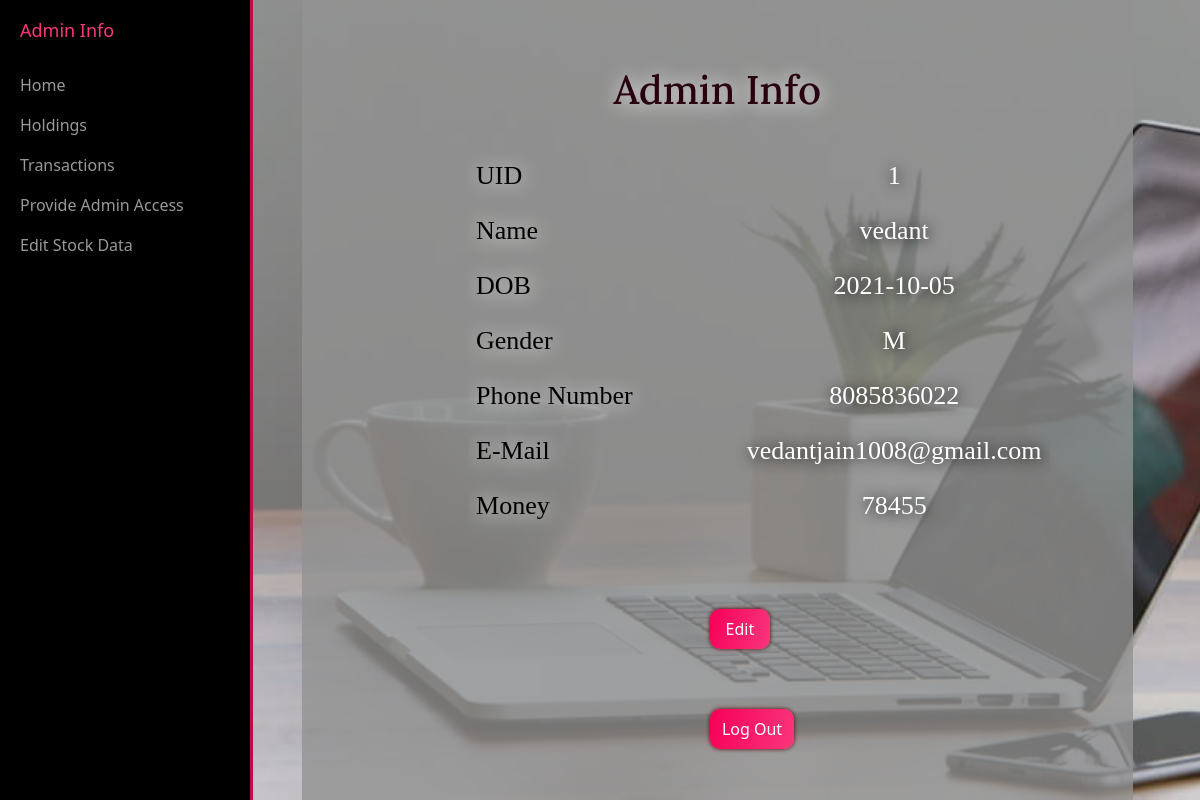
Page /admin_info.php (signed in) on the committed database.
### tables this page shows
CREATE TABLE `users` (
  `uid` int(11) NOT NULL,
  `name` varchar(25) NOT NULL,
  `dob` date NOT NULL,
  `Password` varchar(25) NOT NULL,
  `gender` char(1) NOT NULL,
  `pnumber` bigint(225) NOT NULL,
  `email` varchar(25) NOT NULL,
  `money` bigint(225) NOT NULL,
  `is_admin` varchar(3) NOT NULL DEFAULT 'NO'
);

### admin_info.php (the view, shortened to what this page needs)
<?php
if(isset($_SESSION['IS_AUTHENTICATED'])){
$uid=$_SESSION['USER_ID'];
$link = mysqli_connect('localhost', 'root', '', 'Project');
$qry = "SELECT * FROM users WHERE uid='$uid'";
$result = mysqli_query($link, $qry);
}
else{
    header('location:index.html');
    exit();
}
?>
<!DOCTYPE html>
<html lang="en" style="height: 100%;">
<head>
    <link rel="stylesheet" href="assets/bootstrap/css/bootstrap.min.css">
    <link rel="stylesheet" href="assets/css/Animated-rainbow-shadow.css">
    <link rel="stylesheet" href="assets/css/Article-Dual-Column.css">
    <link rel="stylesheet" href="assets/css/Header-Dark.css">
    <link rel="stylesheet" href="assets/css/Sidebar-Menu-1.css">
    <link rel="stylesheet" href="assets/css/Sidebar-Menu.css">
    <link rel="stylesheet" href="assets/css/styles.css">
</head>
<body style="width: 100%;height: 100%;background: rgb(0,0,0);">
    <div id="wrapper" style="height: 100%;">
        <div id="sidebar-wrapper" style="height: 100%;">
            <ul class="sidebar-nav">
                <li class="sidebar-brand"> <a href="#" style="color: rgb(249,54,124);border-color: rgb(249,54,124);">Admin Info</a></li>
                <li> <a href="HomePage.php">Home&nbsp;</a></li>
                <li> <a href="Holdings.php">Holdings</a></li>
                <li> <a href="transHistory.php">Transactions</a></li>
                <li> <a href="admin_access.php">Provide Admin Access</a></li>
                <li> <a href="admin_change_data.php">Edit Stock Data</a></li>
            </ul>
        </div>
        <div class="page-content-wrapper" style="height: 100%;">
            <div class="container-fluid" style="height: 100%;">
                <div class="row" style="height: 100%;">
                    <div class="col-md-12" style="height: 100%;color: rgb(249,54,124);background: url(&quot;assets/img/desk.jpg&quot;) no-repeat, #151515;background-size: cover, auto;border-left-style: solid;border-left-color: rgb(190,12,76);">
                        <div style="width: 90%;background: rgba(146,146,146,0.79);height: 100%;margin-left: 4%;border-color: rgb(33, 37, 41);border-top-color: rgb(33,37,41);">
                            <h1 style="text-align: center;padding-top: 8%;font-family: Lora, serif;text-shadow: 1px 1px 20px rgb(255,255,255);color: rgb(41,0,15);">Admin Info</h1>
                            <div class="table-responsive text-center" style="height: auto;font-size: 26px;margin-top: 4%;margin-right: 10%;margin-left: 20%;">
                                <table class="table table-hover table-borderless">
                                    <tbody>
                                        <?php
                                        while($row=mysqli_fetch_assoc($result)){
                                        echo '<tr>';
                                            echo '<td style="width: 50%;font-family: Alegreya, serif;color: rgb(0,0,0);text-align: left;text-shadow: 1px 1px 20px rgb(255,255,255);">UID</td>';
                                            echo '<td style="width: 50%;font-family: Alegreya, serif;color: rgb(255,255,255);text-shadow: 1px 1px 14px rgb(0,0,0);">'.$row['uid'].' </td>';
                                        echo '</tr>';
                                        echo '<tr style="font-family: Alegreya, serif;text-shadow: 1px 1px 14px rgb(0,0,0);">';
                                            echo '<td style="width: 50%;font-family: Alegreya, serif;color: rgb(0,0,0);text-align: left;text-shadow: 1px 1px 20px rgb(255,255,255);">Name</td>';
                                            echo '<td style="width: 50%;font-family: Alegreya, serif;color: rgb(255,255,255);text-shadow: 1px 1px 14px rgb(0,0,0);"> '.$row['name'] .'</td>';
                                        echo '</tr>';
                                        echo '<tr style="font-family: Alegreya, serif;text-shadow: 1px 1px 14px rgb(0,0,0);">';
                                            echo '<td style="width: 50%;font-family: Alegreya, serif;color: rgb(0,0,0);text-align: left;text-shadow: 1px 1px 20px rgb(255,255,255);">DOB</td>';
                                            echo '<td style="width: 50%;font-family: Alegreya, serif;color: rgb(255,255,255);text-shadow: 1px 1px 14px rgb(0,0,0);">'.$row['dob'].' </td>';
                                        echo '</tr>';
                                        echo '<tr style="font-family: Alegreya, serif;text-shadow: 1px 1px 14px rgb(0,0,0);">';
                                            echo '<td style="width: 50%;font-family: Alegreya, serif;color: rgb(0,0,0);text-align: left;text-shadow: 1px 1px 20px rgb(255,255,255);">Gender</td>';
                                            echo '<td style="width: 50%;font-family: Alegreya, serif;color: rgb(255,255,255);text-shadow: 1px 1px 14px rgb(0,0,0);">'.$row['gender'] .'</td>';
                                        echo '</tr>';
                                        echo '<tr style="font-family: Alegreya, serif;text-shadow: 1px 1px 14px rgb(0,0,0);">';
                                            echo '<td style="width: 50%;font-family: Alegreya, serif;color: rgb(0,0,0);text-align: left;text-shadow: 1px 1px 20px rgb(255,255,255);">Phone Number</td>';
                                            echo '<td style="width: 50%;font-family: Alegreya, serif;color: rgb(255,255,255);text-shadow: 1px 1px 14px rgb(0,0,0);">'.$row['pnumber'] .'</td>';
                                        echo '</tr>';
                                        echo '<tr style="font-family: Alegreya, serif;text-shadow: 1px 1px 14px rgb(0,0,0);">';
                                            echo '<td style="width: 50%;font-family: Alegreya, serif;color: rgb(0,0,0);text-align: left;text-shadow: 1px 1px 20px rgb(255,255,255);">E-Mail</td>';
                                            echo '<td style="width: 50%;font-family: Alegreya, serif;color: rgb(255,255,255);text-shadow: 1px 1px 14px rgb(0,0,0);">'.$row['email'].'</td>';
                                        echo '</tr>';
                                        echo '<tr style="font-family: Alegreya, serif;text-shadow: 1px 1px 14px rgb(0,0,0);">';
                                            echo '<td style="width: 50%;font-family: Alegreya, serif;color: rgb(0,0,0);text-align: left;text-shadow: 1px 1px 20px rgb(255,255,255);">Money</td>';
                                            echo '<td style="width: 50%;font-family: Alegreya, serif;color: rgb(255,255,255);text-shadow: 1px 1px 14px rgb(0,0,0);">'.round($row['money'],2).'</td>';
                                        echo '</tr>';
                                        }
                                        ?>
                                    </tbody>
                                </table>
                            </div><a href="admin_info_edit.php"><button class="btn btn-primary" type="button" style="background: linear-gradient(-76deg, rgb(249,54,124) 0%, rgb(247,0,88) 100%);border-radius: 10px;border-style: none;box-shadow: 0px 0px 4px rgb(85,0,0);margin-left: 34vw;width: 60px;height: 40px;margin-top: 5vw;">Edit</button></a>
                            <a href="log_out.php"><button class="btn btn-primary" type="button" style="background: linear-gradient(-76deg, rgb(249,54,124) 0%, rgb(247,0,88) 100%);border-radius: 10px;border-style: none;box-shadow: 0px 0px 4px rgb(85,0,0);margin-left: 34vw;width: auto;height: 40px;margin-top: 5vw;">Log Out</button></a>
                        </div>
                    </div>
                </div>
            </div>
        </div>
    </div>
</body>
</html>

### assets/css/Sidebar-Menu-1.css (style rules this page uses)
body { overflow-x: hidden; }
#wrapper { padding-left: 0; -webkit-transition: all 0.5s ease; -moz-transition: all 0.5s ease; -o-transition: all 0.5s ease; transition: all 0.5s ease; }
#sidebar-wrapper { z-index: 1000; position: fixed; left: 250px; width: 0; height: 100%; margin-left: -250px; overflow-y: auto; background: #000; -webkit-transition: all 0.5s ease; -moz-transition: all 0.5s ease; -o-transition: all 0.5s ease; transition: all 0.5s ease; }
.sidebar-nav { position: absolute; top: 0; width: 250px; margin: 0; padding: 0; list-style: none; }
.sidebar-nav li { text-indent: 20px; line-height: 40px; }
.sidebar-nav li a { display: block; text-decoration: none; color: #999999; }
.sidebar-nav > .sidebar-brand { height: 65px; font-size: 18px; line-height: 60px; }
.sidebar-nav > .sidebar-brand a { color: #999999; }
@media (min-width:768px) { #wrapper { padding-left: 250px; } }
@media (min-width:768px) { #sidebar-wrapper { width: 250px; } }

### assets/css/Sidebar-Menu.css (style rules this page uses)
#wrapper { padding-left: 0; -webkit-transition: all 0.5s ease; -moz-transition: all 0.5s ease; -o-transition: all 0.5s ease; transition: all 0.5s ease; }
#sidebar-wrapper { z-index: 1000; position: fixed; left: 250px; width: 0; height: 100%; margin-left: -250px; overflow-y: auto; background: #000; -webkit-transition: all 0.5s ease; -moz-transition: all 0.5s ease; -o-transition: all 0.5s ease; transition: all 0.5s ease; }
.sidebar-nav { position: absolute; top: 0; width: 250px; margin: 0; padding: 0; list-style: none; }
.sidebar-nav li { text-indent: 20px; line-height: 40px; }
.sidebar-nav li a { display: block; text-decoration: none; color: #999999; }
.sidebar-nav > .sidebar-brand { height: 65px; font-size: 18px; line-height: 60px; }
.sidebar-nav > .sidebar-brand a { color: #999999; }
@media (min-width:768px) { #wrapper { padding-left: 250px; } }
@media (min-width:768px) { #sidebar-wrapper { width: 250px; } }

### rows in the picture
users: uid "1", name "vedant", dob "2021-10-05", gender "M", pnumber "8085836022", email "vedantjain1008@gmail.com", money "78455"
